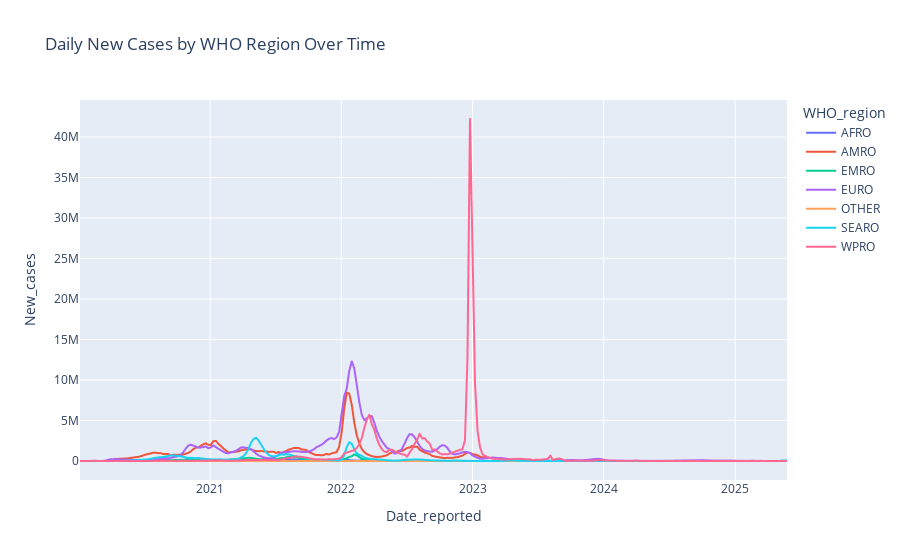

Source (notebook cell):
### Code cell
region_trend = df.groupby(['Date_reported', 'WHO_region'])['New_cases'].sum().reset_index()

fig = px.line(region_trend, x='Date_reported', y='New_cases', color='WHO_region',
              title='Daily New Cases by WHO Region Over Time')
fig.show()

### Figure 1 — Plotly figure (JSON) as saved in the notebook; plotly's stock layout.template omitted (floating-point values rounded to 4 significant figures; data arrays with more than 128 entries replaced by an {"elided": "..."} marker saying what was removed)
{"data": [{"hovertemplate": "WHO_region=AFRO<br>Date_reported=%{x}<br>New_cases=%{y}<extra></extra>", "legendgroup": "AFRO", "line": {"color": "#636efa", "dash": "solid"}, "marker": {"symbol": "circle"}, "mode": "lines", "name": "AFRO", "showlegend": true, "type": "scattergl", "x": {"elided": "282 str values"}, "xaxis": "x", "y": {"elided": "282 int values"}, "yaxis": "y"}, {"hovertemplate": "WHO_region=AMRO<br>Date_reported=%{x}<br>New_cases=%{y}<extra></extra>", "legendgroup": "AMRO", "line": {"color": "#EF553B", "dash": "solid"}, "marker": {"symbol": "circle"}, "mode": "lines", "name": "AMRO", "showlegend": true, "type": "scattergl", "x": {"elided": "282 str values"}, "xaxis": "x", "y": {"elided": "282 int values"}, "yaxis": "y"}, {"hovertemplate": "WHO_region=EMRO<br>Date_reported=%{x}<br>New_cases=%{y}<extra></extra>", "legendgroup": "EMRO", "line": {"color": "#00cc96", "dash": "solid"}, "marker": {"symbol": "circle"}, "mode": "lines", "name": "EMRO", "showlegend": true, "type": "scattergl", "x": {"elided": "282 str values"}, "xaxis": "x", "y": {"elided": "282 int values"}, "yaxis": "y"}, {"hovertemplate": "WHO_region=EURO<br>Date_reported=%{x}<br>New_cases=%{y}<extra></extra>", "legendgroup": "EURO", "line": {"color": "#ab63fa", "dash": "solid"}, "marker": {"symbol": "circle"}, "mode": "lines", "name": "EURO", "showlegend": true, "type": "scattergl", "x": {"elided": "282 str values"}, "xaxis": "x", "y": {"elided": "282 int values"}, "yaxis": "y"}, {"hovertemplate": "WHO_region=OTHER<br>Date_reported=%{x}<br>New_cases=%{y}<extra></extra>", "legendgroup": "OTHER", "line": {"color": "#FFA15A", "dash": "solid"}, "marker": {"symbol": "circle"}, "mode": "lines", "name": "OTHER", "showlegend": true, "type": "scattergl", "x": {"elided": "282 str values"}, "xaxis": "x", "y": {"elided": "282 int values"}, "yaxis": "y"}, {"hovertemplate": "WHO_region=SEARO<br>Date_reported=%{x}<br>New_cases=%{y}<extra></extra>", "legendgroup": "SEARO", "line": {"color": "#19d3f3", "dash": "solid"}, "marker": {"symbol": "circle"}, "mode": "lines", "name": "SEARO", "showlegend": true, "type": "scattergl", "x": {"elided": "282 str values"}, "xaxis": "x", "y": {"elided": "282 int values"}, "yaxis": "y"}, {"hovertemplate": "WHO_region=WPRO<br>Date_reported=%{x}<br>New_cases=%{y}<extra></extra>", "legendgroup": "WPRO", "line": {"color": "#FF6692", "dash": "solid"}, "marker": {"symbol": "circle"}, "mode": "lines", "name": "WPRO", "showlegend": true, "type": "scattergl", "x": {"elided": "282 str values"}, "xaxis": "x", "y": {"elided": "282 int values"}, "yaxis": "y"}], "layout": {"legend": {"title": {"text": "WHO_region"}, "tracegroupgap": 0}, "title": {"text": "Daily New Cases by WHO Region Over Time"}, "xaxis": {"anchor": "y", "domain": [0, 1], "title": {"text": "Date_reported"}}, "yaxis": {"anchor": "x", "domain": [0, 1], "title": {"text": "New_cases"}}}}
